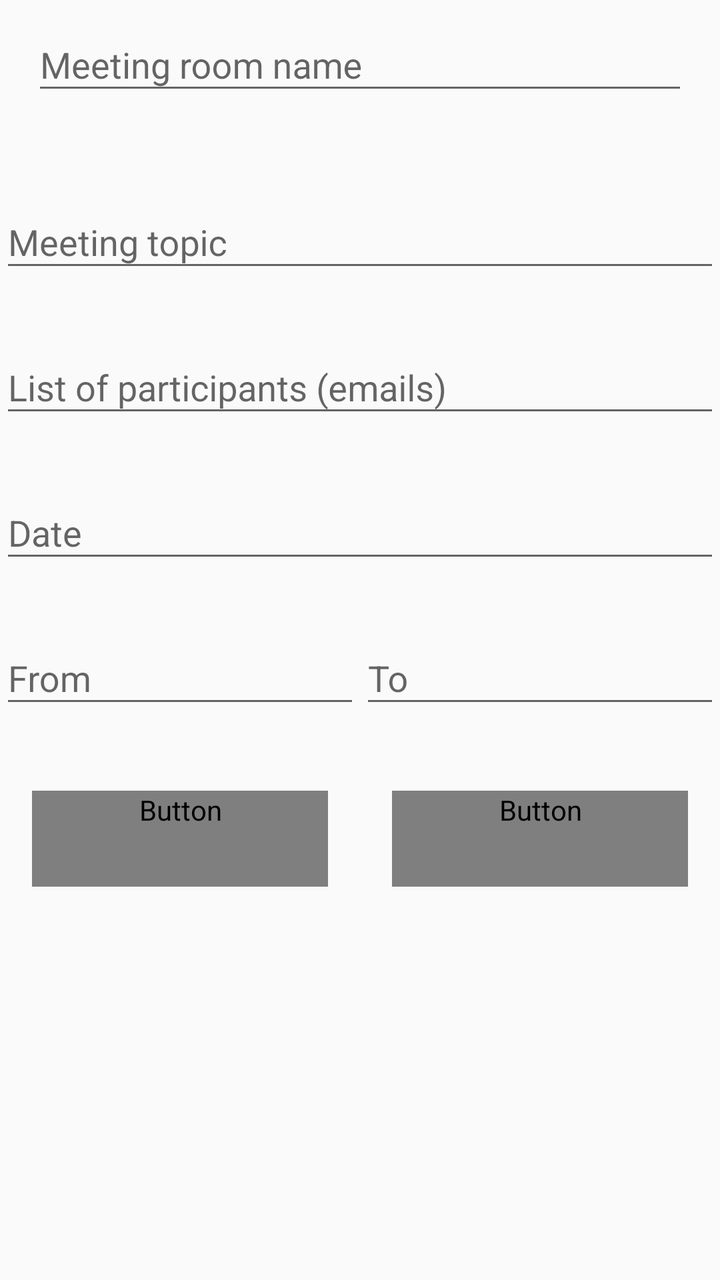
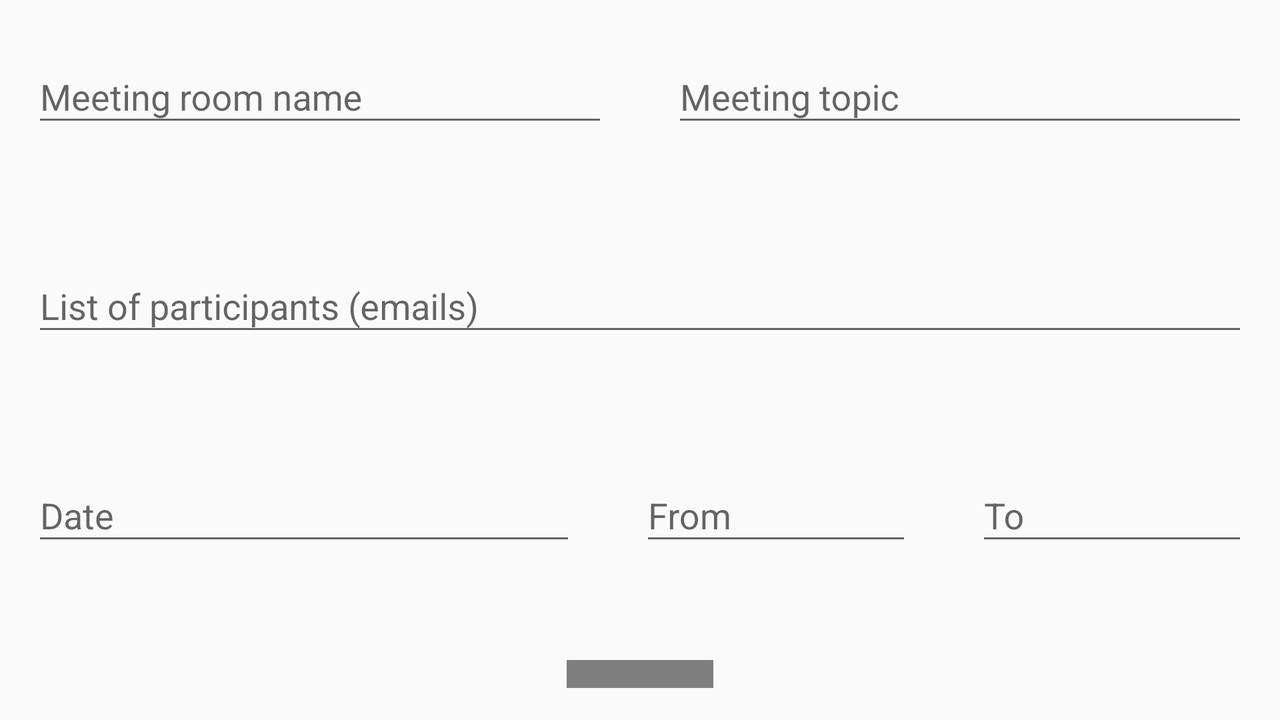

An Android layout and its configuration variant, each rendered on a device that would load it. The default file and the variant file are quoted in full after the pictures.
<!-- AndroidManifest.xml: application theme AppTheme -->
<!-- res/layout/activity_add_meeting.xml -->
<?xml version="1.0" encoding="utf-8"?>
<LinearLayout
    xmlns:android="http://schemas.android.com/apk/res/android"
    xmlns:app="http://schemas.android.com/apk/res-auto"
    xmlns:tools="http://schemas.android.com/tools"
    android:layout_width="match_parent"
    android:layout_height="match_parent"
    tools:context=".ui.AddMeetingActivity"
    android:orientation="vertical">

    <com.google.android.material.textfield.TextInputLayout
        android:id="@+id/room_name"
        android:layout_width="match_parent"
        android:layout_height="wrap_content"
        app:errorEnabled="true">

        <EditText
            android:hint="@string/meeting_room_name"
            tools:ignore="Autofill"
            android:layout_width="match_parent"
            android:layout_height="wrap_content"
            android:layout_margin="@dimen/text_margin"
            android:inputType="text" />

    </com.google.android.material.textfield.TextInputLayout>

    <com.google.android.material.textfield.TextInputLayout
        android:id="@+id/topic"
        android:layout_width="match_parent"
        android:layout_height="wrap_content"
        app:errorEnabled="true">

    <EditText
        android:hint="@string/meeting_topic"
        tools:ignore="Autofill"
        android:layout_width="match_parent"
        android:layout_height="wrap_content"
        android:layout_margin="@dimen/edit_text_margin"
        android:inputType="text" />

    </com.google.android.material.textfield.TextInputLayout>


    <com.google.android.material.textfield.TextInputLayout
        android:id="@+id/participants"
        android:layout_width="match_parent"
        android:layout_height="wrap_content"
        app:errorEnabled="true">

        <EditText
            android:hint="@string/list_of_participants"
            tools:ignore="Autofill"
            android:layout_width="match_parent"
            android:layout_height="wrap_content"
            android:layout_margin="@dimen/edit_text_margin"
            android:inputType="text" />

    </com.google.android.material.textfield.TextInputLayout>

    <com.google.android.material.textfield.TextInputLayout
        android:id="@+id/date"
        android:layout_width="match_parent"
        android:layout_height="wrap_content"
        app:errorEnabled="true">

        <EditText
            android:hint="@string/date"
            tools:ignore="Autofill"
            android:layout_width="match_parent"
            android:layout_height="wrap_content"
            android:layout_margin="@dimen/edit_text_margin"
            android:inputType="text" />

    </com.google.android.material.textfield.TextInputLayout>

    <LinearLayout
        android:baselineAligned="false"
        android:layout_width="match_parent"
        android:layout_height="wrap_content"
        android:orientation="horizontal">

        <com.google.android.material.textfield.TextInputLayout
            android:id="@+id/from"
            android:layout_width="match_parent"
            android:layout_height="wrap_content"
            android:layout_weight="1"
            app:errorEnabled="true">

            <EditText
                android:hint="@string/from"
                tools:ignore="Autofill"
                android:layout_width="match_parent"
                android:layout_height="wrap_content"
                android:layout_margin="@dimen/edit_text_margin"
                android:inputType="text" />

        </com.google.android.material.textfield.TextInputLayout>

        <com.google.android.material.textfield.TextInputLayout
            android:id="@+id/to"
            android:layout_width="match_parent"
            android:layout_height="wrap_content"
            android:layout_weight="1"
            app:errorEnabled="true">

            <EditText
                android:hint="@string/to"
                tools:ignore="Autofill"
                android:layout_width="match_parent"
                android:layout_height="wrap_content"
                android:layout_margin="@dimen/edit_text_margin"
                android:inputType="text" />

        </com.google.android.material.textfield.TextInputLayout>

    </LinearLayout>

    <LinearLayout
        android:layout_width="match_parent"
        android:layout_height="wrap_content"
        style="?android:attr/buttonBarStyle"
        android:orientation="horizontal">

    <Button
        android:layout_width="match_parent"
        android:layout_height="wrap_content"
        android:layout_weight="1"
        style="?android:attr/buttonBarButtonStyle"
        android:background="@color/colorPrimary"
        android:textColor="@color/colorTextButton"
        android:layout_margin="@dimen/button_margin"
        android:text="@string/cancel"/>

    <Button
        android:layout_width="match_parent"
        android:layout_height="wrap_content"
        android:layout_weight="1"
        style="?android:attr/buttonBarButtonStyle"
        android:background="@color/colorPrimary"
        android:textColor="@color/colorTextButton"
        android:layout_margin="@dimen/button_margin"
        android:text="@string/add"/>
    </LinearLayout>

</LinearLayout>
<!-- resources referenced by this layout -->
<resources>
  <color name="colorPrimary">#008577</color>
  <dimen name="button_margin">16dp</dimen>
  <dimen name="text_margin">16dp</dimen>
  <string name="add">Add</string>
  <string name="cancel">Cancel</string>
  <string name="date">Date</string>
  <string name="from">From</string>
  <string name="list_of_participants">List of participants (emails)</string>
  <string name="meeting_room_name">Meeting room name</string>
  <string name="meeting_topic">Meeting topic</string>
  <string name="to">To</string>
  <style name="AppTheme" parent="Theme.AppCompat.Light.DarkActionBar">
          <item name="colorPrimary">@color/colorPrimary</item>
          <item name="colorPrimaryDark">@color/colorPrimaryDark</item>
          <item name="colorAccent">@color/colorAccent</item>
  </style>
  <color name="colorPrimaryDark">#00574B</color>
  <color name="colorAccent">#D81B60</color>
</resources>
<!-- res/layout-land/activity_add_meeting.xml (the author's variant of the layout above) -->
<!-- drawn on the phone turned sideways -->
<?xml version="1.0" encoding="utf-8"?>
<LinearLayout
    xmlns:android="http://schemas.android.com/apk/res/android"
    xmlns:app="http://schemas.android.com/apk/res-auto"
    xmlns:tools="http://schemas.android.com/tools"
    android:layout_width="match_parent"
    android:layout_height="match_parent"
    tools:context=".ui.AddMeetingActivity"
    android:orientation="vertical">

    <LinearLayout
        android:baselineAligned="false"
        android:layout_width="match_parent"
        android:layout_height="wrap_content"
        android:orientation="horizontal">

    <com.google.android.material.textfield.TextInputLayout
        android:id="@+id/room_name"
        android:layout_width="match_parent"
        android:layout_height="wrap_content"
        android:layout_margin="@dimen/text_input_layout_margin"
        android:layout_weight="1"
        app:errorEnabled="true">

        <com.google.android.material.textfield.TextInputEditText
            android:hint="@string/meeting_room_name"
            android:layout_width="match_parent"
            android:layout_height="wrap_content"
            android:inputType="text" />

    </com.google.android.material.textfield.TextInputLayout>

    <com.google.android.material.textfield.TextInputLayout
        android:id="@+id/topic"
        android:layout_width="match_parent"
        android:layout_height="wrap_content"
        android:layout_margin="@dimen/text_input_layout_margin"
        android:layout_weight="1"
        app:errorEnabled="true" >

        <com.google.android.material.textfield.TextInputEditText
            android:hint="@string/meeting_topic"
            android:layout_width="match_parent"
            android:layout_height="wrap_content"
            android:inputType="text" />


    </com.google.android.material.textfield.TextInputLayout>

    </LinearLayout>

    <com.google.android.material.textfield.TextInputLayout
        android:id="@+id/participants"
        android:layout_width="match_parent"
        android:layout_height="wrap_content"
        android:layout_margin="@dimen/text_input_layout_margin"
        app:errorEnabled="true">

        <com.google.android.material.textfield.TextInputEditText
            android:hint="@string/list_of_participants"
            android:layout_width="match_parent"
            android:layout_height="wrap_content"
            android:inputType="text" />

    </com.google.android.material.textfield.TextInputLayout>

    <LinearLayout
        android:baselineAligned="false"
        android:layout_width="match_parent"
        android:layout_height="wrap_content"
        android:orientation="horizontal">

        <com.google.android.material.textfield.TextInputLayout
            android:id="@+id/date"
            android:layout_width="0dp"
            android:layout_height="wrap_content"
            android:layout_margin="@dimen/text_input_layout_margin"
            android:layout_weight="2"
            app:errorEnabled="true">

            <com.google.android.material.textfield.TextInputEditText
                android:hint="@string/date"
                android:layout_width="match_parent"
                android:layout_height="wrap_content"
                android:inputType="text" />

        </com.google.android.material.textfield.TextInputLayout>

        <com.google.android.material.textfield.TextInputLayout
            android:id="@+id/from"
            android:layout_width="0dp"
            android:layout_height="wrap_content"
            android:layout_margin="@dimen/text_input_layout_margin"
            android:layout_weight="1"
            app:errorEnabled="true">

            <com.google.android.material.textfield.TextInputEditText
                android:hint="@string/from"
                android:layout_width="match_parent"
                android:layout_height="wrap_content"
                android:inputType="text" />

        </com.google.android.material.textfield.TextInputLayout>

        <com.google.android.material.textfield.TextInputLayout
            android:id="@+id/to"
            android:layout_width="0dp"
            android:layout_height="wrap_content"
            android:layout_margin="@dimen/text_input_layout_margin"
            android:layout_weight="1"
            app:errorEnabled="true">

            <com.google.android.material.textfield.TextInputEditText
                android:hint="@string/to"
                android:layout_width="match_parent"
                android:layout_height="wrap_content"
                android:inputType="text" />

        </com.google.android.material.textfield.TextInputLayout>

    </LinearLayout>

    <Button
        android:id="@+id/add_button"
        android:layout_width="wrap_content"
        android:layout_height="wrap_content"
        android:layout_gravity="center"
        style="?android:attr/buttonBarButtonStyle"
        android:background="@color/colorPrimary"
        android:textColor="@color/colorTextButton"
        android:padding="@dimen/text_margin"
        android:layout_margin="@dimen/button_margin"
        android:text="@string/add"/>

</LinearLayout>
<!-- resources referenced by the variant -->
<!-- as the phone turned sideways resolves them -->
<resources>
  <color name="colorPrimary">#008577</color>
  <dimen name="button_margin">16dp</dimen>
  <dimen name="text_input_layout_margin">16dp</dimen>
  <dimen name="text_margin">16dp</dimen>
  <string name="add">Add</string>
  <string name="date">Date</string>
  <string name="from">From</string>
  <string name="list_of_participants">List of participants (emails)</string>
  <string name="meeting_room_name">Meeting room name</string>
  <string name="meeting_topic">Meeting topic</string>
  <string name="to">To</string>
  <style name="AppTheme" parent="Theme.AppCompat.Light.DarkActionBar">
          <item name="colorPrimary">@color/colorPrimary</item>
          <item name="colorPrimaryDark">@color/colorPrimaryDark</item>
          <item name="colorAccent">@color/colorAccent</item>
  </style>
  <color name="colorPrimaryDark">#00574B</color>
  <color name="colorAccent">#D81B60</color>
</resources>
